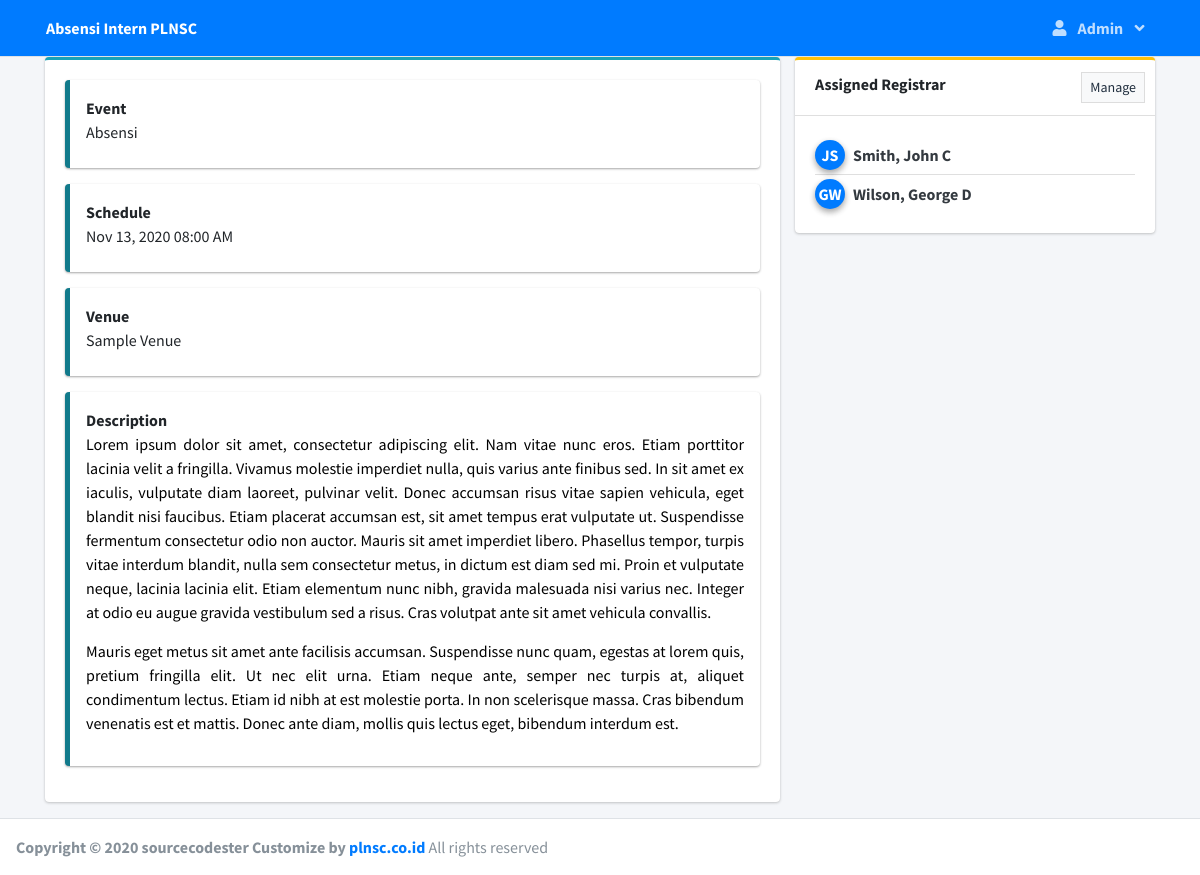
Page /index.php?page=view_event&id=1 (signed in) on the committed database.
### tables this page shows
CREATE TABLE `assigned_registrar` (
  `id` int(30) NOT NULL,
  `event_id` int(30) NOT NULL,
  `user_id` int(30) NOT NULL
);

CREATE TABLE `users` (
  `id` int(30) NOT NULL,
  `firstname` varchar(200) NOT NULL,
  `lastname` varchar(200) NOT NULL,
  `middlename` varchar(200) NOT NULL,
  `nama_kampus` varchar(60) NOT NULL,
  `divisi` varchar(50) NOT NULL,
  `contact` varchar(100) NOT NULL,
  `address` text NOT NULL,
  `email` varchar(200) NOT NULL,
  `password` text NOT NULL,
  `type` tinyint(1) NOT NULL DEFAULT 2 COMMENT '1=Admin,2= users',
  `avatar` text NOT NULL,
  `date_created` datetime NOT NULL DEFAULT current_timestamp()
);

### admin/view_event.php (the view, shortened to what this page needs)
<?php
include 'db_connect.php' ;
?>
<div class="col-lg-12">
	<div class="row">
		<div class="col-md-8">
			<div class="card card-outline card-info">
				<div class="card-body">
					<div class="">
						<dl class="callout callout-info">
							<dt>Event</dt>
							<dd><?php echo ucwords($event) ?></dd>
						</dl>
						<dl class="callout callout-info">
							<dt>Schedule</dt>
							<dd><?php echo date("M d, Y h:i A",strtotime($event_datetime)) ?></dd>
						</dl>
						<dl class="callout callout-info">
							<dt>Venue</dt>
							<dd><?php echo ucwords($venue) ?></dd>
						</dl>
						<dl class="callout callout-info">
							<dt>Description</dt>
							<dd><?php echo html_entity_decode($description) ?></dd>
						</dl>
					</div>
				</div>
			</div>
		</div>
		<div class="col-md-4">
			<div class="card card-outline card-warning">
				<div class="card-header">
					<b>Assigned Registrar</b>
					<div class="card-tools">
						<button class="btn btn-sm btn-flat btn-default bg-light" id="manage-registrar" type="button">Manage</button>
					</div>
				</div>
				<div class="card-body">
					<ul class="nav flex-column">
						<?php
						$r = $conn->query("SELECT ar.*,concat(u.lastname,', ',u.firstname,' ',u.middlename) as name,u.firstname,u.lastname FROM assigned_registrar ar inner join users u on u.id = ar.user_id where event_id = {$_GET['id']} order by concat(u.lastname,', ',u.firstname,' ',u.middlename) asc");
						while($row=$r->fetch_assoc()):
						?>
						<li class="nav-item text-dark">
							<div class="d-flex align-items-center py-1">
								<span class="brand-image mr-2 img-circle elevation-2 d-flex justify-content-center align-items-center bg-primary text-white font-weight-500" style="width: 30px;height:30px"><b><?php echo strtoupper(substr($row['firstname'], 0,1).substr($row['lastname'], 0,1)) ?></b></span>
								<span><b><?php echo ucwords($row['name']) ?></b></span>
							</div>
						</li>
						<?php endwhile; ?>
					</ul>
				</div>
			</div>
		</div>
	</div>
</div>

### rows in the picture
assigned_registrar: user.lastname "JS", name "Smith, John C"
assigned_registrar: user.lastname "GW", name "Wilson, George D"

### other values in the picture
$_SESSION['login_firstname'] "Admin"
$event "Absensi"
date("M d, Y h:i A",strtotime($event_datetime)) "Nov 13, 2020 08:00 AM"
$venue "Sample Venue"
